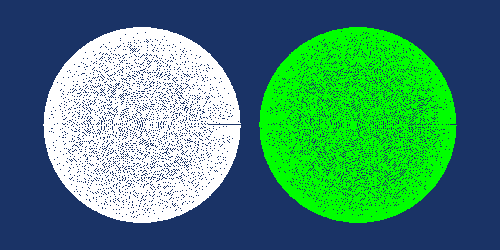

Python code for this plot:
#!/usr/bin/env python

# Demonstrate vtkPolyDataPointSampler by creating a sphere, sampling
# points on its surface and interior, then showing a second sampler
# on stripped input alongside the first.

# Factory overrides
import vtkmodules.vtkInteractionStyle  # noqa: F401
import vtkmodules.vtkRenderingFreeType  # noqa: F401
import vtkmodules.vtkRenderingOpenGL2  # noqa: F401

from vtkmodules.vtkFiltersCore import vtkStripper
from vtkmodules.vtkFiltersModeling import vtkPolyDataPointSampler
from vtkmodules.vtkFiltersSources import vtkSphereSource
from vtkmodules.vtkRenderingCore import (
    vtkActor,
    vtkPolyDataMapper,
    vtkRenderWindow,
    vtkRenderWindowInteractor,
    vtkRenderer,
)

# Create a sphere
sphere = vtkSphereSource()
sphere.SetPhiResolution(25)
sphere.SetThetaResolution(38)
sphere.SetCenter(4.5, 5.5, 5.0)
sphere.SetRadius(2.5)

# Sample points on the sphere
sampler = vtkPolyDataPointSampler()
sampler.SetInputConnection(sphere.GetOutputPort())
sampler.SetDistance(0.05)
sampler.GenerateInteriorPointsOn()

mapper = vtkPolyDataMapper()
mapper.SetInputConnection(sampler.GetOutputPort())

actor = vtkActor()
actor.SetMapper(mapper)

# Strip the sphere first, then sample
stripper = vtkStripper()
stripper.SetInputConnection(sphere.GetOutputPort())

sampler_2 = vtkPolyDataPointSampler()
sampler_2.SetInputConnection(stripper.GetOutputPort())
sampler_2.SetDistance(0.05)
sampler_2.GenerateInteriorPointsOn()

mapper_2 = vtkPolyDataMapper()
mapper_2.SetInputConnection(sampler_2.GetOutputPort())

actor_2 = vtkActor()
actor_2.SetMapper(mapper_2)
actor_2.AddPosition(5.5, 0, 0)
actor_2.GetProperty().SetColor(0, 1, 0)

# Renderer
renderer = vtkRenderer()
renderer.AddActor(actor)
renderer.AddActor(actor_2)
renderer.SetBackground(0.1, 0.2, 0.4)

# Window
render_window = vtkRenderWindow()
render_window.AddRenderer(renderer)
render_window.SetSize(500, 250)
render_window.SetWindowName("polydata point sampler")

# Scene
renderer.ResetCamera()
renderer.GetActiveCamera().Zoom(2)

# Interactor
interactor = vtkRenderWindowInteractor()
interactor.SetRenderWindow(render_window)

interactor.Initialize()
interactor.Start()
